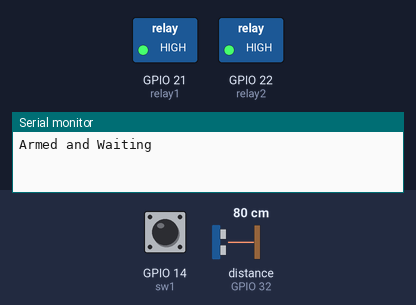
The program below on a simulated ESP32. Shown: switched loads named in the program (green lamp = pin HIGH), the last lines printed to the serial monitor. Inputs (shaded band) come from the test bench; at power-on: GPIO 14 (sw1) HIGH, distance to the obstacle (sensor on GPIO 32) 80 cm. The echo pulse lasts 58.3 µs per cm; pins used as bus, display or sensor lines are not drawn.

Above: at 1.2 s.
1.3 s: GPIO 14 (sw1) pulled LOW for 0.15 s
At 1.9 s:
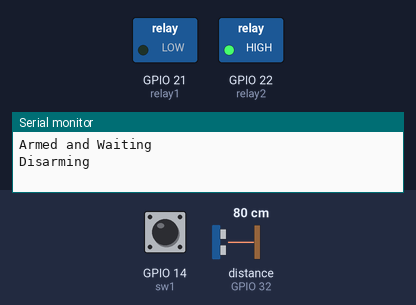
Timing chart, 0 to 5.5 s (numbered marks = the images above; inputs shaded):
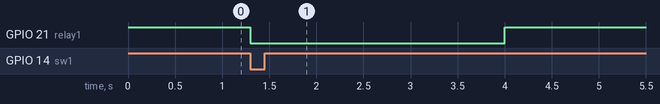

The program:

main.cpp
```cpp
#include <Arduino.h>

const char sw1 = 14;
const char sw2 = 12;
const char lowLim = 2;
const char highLim = 15;
const char introptPin = 13;


namespace MT{
  const char relay1 = 21;
  const char relay2 = 22;

  void setup_MT(){
    pinMode(relay1,OUTPUT);
    pinMode(relay2,OUTPUT);
    pinMode(sw1,INPUT_PULLUP);
    pinMode(sw2,INPUT_PULLUP);

    digitalWrite(relay1, HIGH);
    digitalWrite(relay2, HIGH);
  }

  void anticlockw(){
    digitalWrite(relay1, HIGH);
    digitalWrite(relay2, LOW);
  }
  void clockw(){
    digitalWrite(relay1, LOW);
    digitalWrite(relay2, HIGH);
  }
  void stop(){
    digitalWrite(relay1, HIGH);
    digitalWrite(relay2, HIGH);
  }

} // namespace MT


namespace US{
  const int trigPin = 33;
  const int echoPin = 32;
  const int nReads = 5;

  float duration, distance;

  void setup_US(){
    pinMode(trigPin, OUTPUT);
    pinMode(echoPin, INPUT);
  }

  bool isClose(){
    digitalWrite(trigPin, LOW);
    delayMicroseconds(2);
    digitalWrite(trigPin, HIGH);
    delayMicroseconds(10);
    digitalWrite(trigPin, LOW);

    // float t = 0;
    // for (size_t i = 0; i < nReads; i++){
    //   duration = pulseIn(echoPin, HIGH);
    //   distance = (duration*.0343)/2;
    //   t += distance;
    // }


    duration = pulseIn(echoPin, HIGH);
    distance = (duration*.0343)/2;
    Serial.print("Distance: ");
    Serial.println(distance);
    if (distance<100) return true;
    else return false;

  }
}

namespace funcs{
  void listen(){
    Serial.println("Armed and Waiting");
    while(digitalRead(sw1));
    Serial.println("Disarming");
    MT::clockw();
    delay(2700);
    MT::stop();
    Serial.println("Disarmed");
  }

  void US_wait(){
    Serial.println("Vehicle Passing");
    while(US::isClose()==1);
    delay(1000);
    Serial.println("Re-Arming");
    MT::anticlockw();
    delay(3000);
    MT::stop();
    Serial.println("Re-Armed");
  }
}


void setup() {
  Serial.begin(9600);
  MT::setup_MT();
  US::setup_US();
}

void loop() {
  funcs::listen();
  delay(4000);
  funcs::US_wait();
}
```

Measured:
- after the input at 1.3 s, GPIO 21 (relay1): HIGH → LOW at once, → HIGH 2.7 s later
